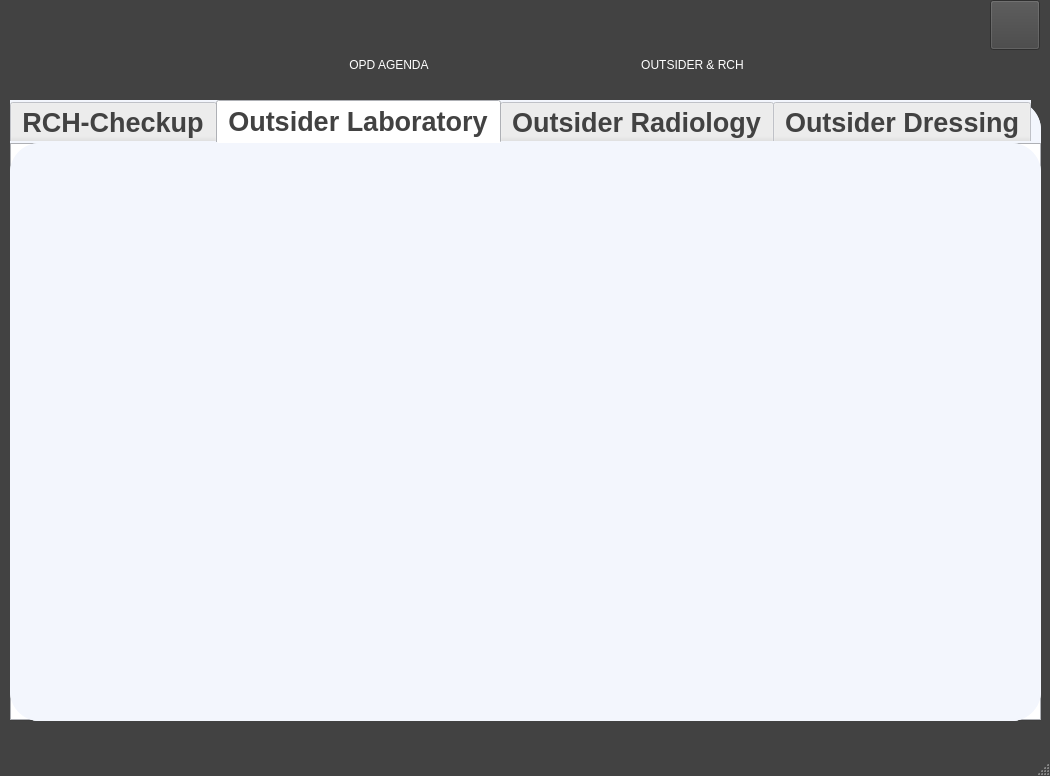
<?xml version="1.0" encoding="UTF-8"?>
<ui version="4.0">
 <class>BillingWindow</class>
 <widget class="QMainWindow" name="BillingWindow">
  <property name="windowModality">
   <enum>Qt::WindowModal</enum>
  </property>
  <property name="geometry">
   <rect>
    <x>0</x>
    <y>0</y>
    <width>1050</width>
    <height>776</height>
   </rect>
  </property>
  <property name="palette">
   <palette>
    <active>
     <colorrole role="WindowText">
      <brush brushstyle="SolidPattern">
       <color alpha="255">
        <red>255</red>
        <green>255</green>
        <blue>255</blue>
       </color>
      </brush>
     </colorrole>
     <colorrole role="Button">
      <brush brushstyle="SolidPattern">
       <color alpha="255">
        <red>66</red>
        <green>66</green>
        <blue>66</blue>
       </color>
      </brush>
     </colorrole>
     <colorrole role="Light">
      <brush brushstyle="SolidPattern">
       <color alpha="255">
        <red>100</red>
        <green>100</green>
        <blue>100</blue>
       </color>
      </brush>
     </colorrole>
     <colorrole role="Midlight">
      <brush brushstyle="SolidPattern">
       <color alpha="255">
        <red>83</red>
        <green>83</green>
        <blue>83</blue>
       </color>
      </brush>
     </colorrole>
     <colorrole role="Dark">
      <brush brushstyle="SolidPattern">
       <color alpha="255">
        <red>33</red>
        <green>33</green>
        <blue>33</blue>
       </color>
      </brush>
     </colorrole>
     <colorrole role="Mid">
      <brush brushstyle="SolidPattern">
       <color alpha="255">
        <red>44</red>
        <green>44</green>
        <blue>44</blue>
       </color>
      </brush>
     </colorrole>
     <colorrole role="Text">
      <brush brushstyle="SolidPattern">
       <color alpha="255">
        <red>255</red>
        <green>255</green>
        <blue>255</blue>
       </color>
      </brush>
     </colorrole>
     <colorrole role="BrightText">
      <brush brushstyle="SolidPattern">
       <color alpha="255">
        <red>255</red>
        <green>255</green>
        <blue>255</blue>
       </color>
      </brush>
     </colorrole>
     <colorrole role="ButtonText">
      <brush brushstyle="SolidPattern">
       <color alpha="255">
        <red>255</red>
        <green>255</green>
        <blue>255</blue>
       </color>
      </brush>
     </colorrole>
     <colorrole role="Base">
      <brush brushstyle="SolidPattern">
       <color alpha="255">
        <red>0</red>
        <green>0</green>
        <blue>0</blue>
       </color>
      </brush>
     </colorrole>
     <colorrole role="Window">
      <brush brushstyle="SolidPattern">
       <color alpha="255">
        <red>66</red>
        <green>66</green>
        <blue>66</blue>
       </color>
      </brush>
     </colorrole>
     <colorrole role="Shadow">
      <brush brushstyle="SolidPattern">
       <color alpha="255">
        <red>0</red>
        <green>0</green>
        <blue>0</blue>
       </color>
      </brush>
     </colorrole>
     <colorrole role="AlternateBase">
      <brush brushstyle="SolidPattern">
       <color alpha="255">
        <red>33</red>
        <green>33</green>
        <blue>33</blue>
       </color>
      </brush>
     </colorrole>
     <colorrole role="ToolTipBase">
      <brush brushstyle="SolidPattern">
       <color alpha="255">
        <red>255</red>
        <green>255</green>
        <blue>220</blue>
       </color>
      </brush>
     </colorrole>
     <colorrole role="ToolTipText">
      <brush brushstyle="SolidPattern">
       <color alpha="255">
        <red>0</red>
        <green>0</green>
        <blue>0</blue>
       </color>
      </brush>
     </colorrole>
     <colorrole role="PlaceholderText">
      <brush brushstyle="SolidPattern">
       <color alpha="128">
        <red>255</red>
        <green>255</green>
        <blue>255</blue>
       </color>
      </brush>
     </colorrole>
    </active>
    <inactive>
     <colorrole role="WindowText">
      <brush brushstyle="SolidPattern">
       <color alpha="255">
        <red>255</red>
        <green>255</green>
        <blue>255</blue>
       </color>
      </brush>
     </colorrole>
     <colorrole role="Button">
      <brush brushstyle="SolidPattern">
       <color alpha="255">
        <red>66</red>
        <green>66</green>
        <blue>66</blue>
       </color>
      </brush>
     </colorrole>
     <colorrole role="Light">
      <brush brushstyle="SolidPattern">
       <color alpha="255">
        <red>100</red>
        <green>100</green>
        <blue>100</blue>
       </color>
      </brush>
     </colorrole>
     <colorrole role="Midlight">
      <brush brushstyle="SolidPattern">
       <color alpha="255">
        <red>83</red>
        <green>83</green>
        <blue>83</blue>
       </color>
      </brush>
     </colorrole>
     <colorrole role="Dark">
      <brush brushstyle="SolidPattern">
       <color alpha="255">
        <red>33</red>
        <green>33</green>
        <blue>33</blue>
       </color>
      </brush>
     </colorrole>
     <colorrole role="Mid">
      <brush brushstyle="SolidPattern">
       <color alpha="255">
        <red>44</red>
        <green>44</green>
        <blue>44</blue>
       </color>
      </brush>
     </colorrole>
     <colorrole role="Text">
      <brush brushstyle="SolidPattern">
       <color alpha="255">
        <red>255</red>
        <green>255</green>
        <blue>255</blue>
       </color>
      </brush>
     </colorrole>
     <colorrole role="BrightText">
      <brush brushstyle="SolidPattern">
       <color alpha="255">
        <red>255</red>
        <green>255</green>
        <blue>255</blue>
       </color>
      </brush>
     </colorrole>
     <colorrole role="ButtonText">
      <brush brushstyle="SolidPattern">
       <color alpha="255">
        <red>255</red>
        <green>255</green>
        <blue>255</blue>
       </color>
      </brush>
     </colorrole>
     <colorrole role="Base">
      <brush brushstyle="SolidPattern">
       <color alpha="255">
        <red>0</red>
        <green>0</green>
        <blue>0</blue>
       </color>
      </brush>
     </colorrole>
     <colorrole role="Window">
      <brush brushstyle="SolidPattern">
       <color alpha="255">
        <red>66</red>
        <green>66</green>
        <blue>66</blue>
       </color>
      </brush>
     </colorrole>
     <colorrole role="Shadow">
      <brush brushstyle="SolidPattern">
       <color alpha="255">
        <red>0</red>
        <green>0</green>
        <blue>0</blue>
       </color>
      </brush>
     </colorrole>
     <colorrole role="AlternateBase">
      <brush brushstyle="SolidPattern">
       <color alpha="255">
        <red>33</red>
        <green>33</green>
        <blue>33</blue>
       </color>
      </brush>
     </colorrole>
     <colorrole role="ToolTipBase">
      <brush brushstyle="SolidPattern">
       <color alpha="255">
        <red>255</red>
        <green>255</green>
        <blue>220</blue>
       </color>
      </brush>
     </colorrole>
     <colorrole role="ToolTipText">
      <brush brushstyle="SolidPattern">
       <color alpha="255">
        <red>0</red>
        <green>0</green>
        <blue>0</blue>
       </color>
      </brush>
     </colorrole>
     <colorrole role="PlaceholderText">
      <brush brushstyle="SolidPattern">
       <color alpha="128">
        <red>255</red>
        <green>255</green>
        <blue>255</blue>
       </color>
      </brush>
     </colorrole>
    </inactive>
    <disabled>
     <colorrole role="WindowText">
      <brush brushstyle="SolidPattern">
       <color alpha="255">
        <red>33</red>
        <green>33</green>
        <blue>33</blue>
       </color>
      </brush>
     </colorrole>
     <colorrole role="Button">
      <brush brushstyle="SolidPattern">
       <color alpha="255">
        <red>66</red>
        <green>66</green>
        <blue>66</blue>
       </color>
      </brush>
     </colorrole>
     <colorrole role="Light">
      <brush brushstyle="SolidPattern">
       <color alpha="255">
        <red>100</red>
        <green>100</green>
        <blue>100</blue>
       </color>
      </brush>
     </colorrole>
     <colorrole role="Midlight">
      <brush brushstyle="SolidPattern">
       <color alpha="255">
        <red>83</red>
        <green>83</green>
        <blue>83</blue>
       </color>
      </brush>
     </colorrole>
     <colorrole role="Dark">
      <brush brushstyle="SolidPattern">
       <color alpha="255">
        <red>33</red>
        <green>33</green>
        <blue>33</blue>
       </color>
      </brush>
     </colorrole>
     <colorrole role="Mid">
      <brush brushstyle="SolidPattern">
       <color alpha="255">
        <red>44</red>
        <green>44</green>
        <blue>44</blue>
       </color>
      </brush>
     </colorrole>
     <colorrole role="Text">
      <brush brushstyle="SolidPattern">
       <color alpha="255">
        <red>33</red>
        <green>33</green>
        <blue>33</blue>
       </color>
      </brush>
     </colorrole>
     <colorrole role="BrightText">
      <brush brushstyle="SolidPattern">
       <color alpha="255">
        <red>255</red>
        <green>255</green>
        <blue>255</blue>
       </color>
      </brush>
     </colorrole>
     <colorrole role="ButtonText">
      <brush brushstyle="SolidPattern">
       <color alpha="255">
        <red>33</red>
        <green>33</green>
        <blue>33</blue>
       </color>
      </brush>
     </colorrole>
     <colorrole role="Base">
      <brush brushstyle="SolidPattern">
       <color alpha="255">
        <red>66</red>
        <green>66</green>
        <blue>66</blue>
       </color>
      </brush>
     </colorrole>
     <colorrole role="Window">
      <brush brushstyle="SolidPattern">
       <color alpha="255">
        <red>66</red>
        <green>66</green>
        <blue>66</blue>
       </color>
      </brush>
     </colorrole>
     <colorrole role="Shadow">
      <brush brushstyle="SolidPattern">
       <color alpha="255">
        <red>0</red>
        <green>0</green>
        <blue>0</blue>
       </color>
      </brush>
     </colorrole>
     <colorrole role="AlternateBase">
      <brush brushstyle="SolidPattern">
       <color alpha="255">
        <red>66</red>
        <green>66</green>
        <blue>66</blue>
       </color>
      </brush>
     </colorrole>
     <colorrole role="ToolTipBase">
      <brush brushstyle="SolidPattern">
       <color alpha="255">
        <red>255</red>
        <green>255</green>
        <blue>220</blue>
       </color>
      </brush>
     </colorrole>
     <colorrole role="ToolTipText">
      <brush brushstyle="SolidPattern">
       <color alpha="255">
        <red>0</red>
        <green>0</green>
        <blue>0</blue>
       </color>
      </brush>
     </colorrole>
     <colorrole role="PlaceholderText">
      <brush brushstyle="SolidPattern">
       <color alpha="128">
        <red>255</red>
        <green>255</green>
        <blue>255</blue>
       </color>
      </brush>
     </colorrole>
    </disabled>
   </palette>
  </property>
  <property name="windowTitle">
   <string>MainWindow</string>
  </property>
  <widget class="QWidget" name="centralwidget">
   <widget class="QStackedWidget" name="stackedWidget">
    <property name="geometry">
     <rect>
      <x>10</x>
      <y>100</y>
      <width>1031</width>
      <height>621</height>
     </rect>
    </property>
    <property name="styleSheet">
     <string notr="true">background-color: rgb(243, 246, 253);
border-radius: 30px;</string>
    </property>
    <property name="currentIndex">
     <number>1</number>
    </property>
    <widget class="QWidget" name="page">
     <widget class="QTabWidget" name="tabWidget">
      <property name="geometry">
       <rect>
        <x>0</x>
        <y>0</y>
        <width>1011</width>
        <height>591</height>
       </rect>
      </property>
      <property name="font">
       <font>
        <pointsize>19</pointsize>
        <weight>75</weight>
        <bold>true</bold>
        <kerning>true</kerning>
       </font>
      </property>
      <property name="focusPolicy">
       <enum>Qt::TabFocus</enum>
      </property>
      <property name="contextMenuPolicy">
       <enum>Qt::ActionsContextMenu</enum>
      </property>
      <property name="styleSheet">
       <string notr="true">color: rgb(66, 66, 66);</string>
      </property>
      <property name="tabPosition">
       <enum>QTabWidget::North</enum>
      </property>
      <property name="tabShape">
       <enum>QTabWidget::Rounded</enum>
      </property>
      <property name="currentIndex">
       <number>6</number>
      </property>
      <property name="iconSize">
       <size>
        <width>30</width>
        <height>30</height>
       </size>
      </property>
      <property name="elideMode">
       <enum>Qt::ElideNone</enum>
      </property>
      <widget class="QWidget" name="tab">
       <attribute name="title">
        <string>Consultation</string>
       </attribute>
       <widget class="QFrame" name="frame_5">
        <property name="geometry">
         <rect>
          <x>10</x>
          <y>10</y>
          <width>411</width>
          <height>481</height>
         </rect>
        </property>
        <property name="styleSheet">
         <string notr="true">border-radius: 30px;
background-color: rgb(214, 214, 214);</string>
        </property>
        <widget class="QLineEdit" name="searchconsuOPD">
         <property name="geometry">
          <rect>
           <x>10</x>
           <y>20</y>
           <width>321</width>
           <height>41</height>
          </rect>
         </property>
         <property name="font">
          <font>
           <family>Piximisa</family>
           <pointsize>20</pointsize>
          </font>
         </property>
         <property name="styleSheet">
          <string notr="true">border-radius: 10px;
border : 1px solid rgb(14, 188, 157);
color: rgb(145, 145, 145);</string>
         </property>
         <property name="alignment">
          <set>Qt::AlignCenter</set>
         </property>
         <property name="placeholderText">
          <string>Search Patient</string>
         </property>
         <property name="clearButtonEnabled">
          <bool>true</bool>
         </property>
        </widget>
        <widget class="QPushButton" name="btnSearchconsuOPD">
         <property name="geometry">
          <rect>
           <x>330</x>
           <y>20</y>
           <width>61</width>
           <height>41</height>
          </rect>
         </property>
         <property name="cursor">
          <cursorShape>PointingHandCursor</cursorShape>
         </property>
         <property name="text">
          <string/>
         </property>
         <property name="icon">
          <iconset resource="img.qrc">
           <normaloff>:/img/paper-plane.svg</normaloff>:/img/paper-plane.svg</iconset>
         </property>
         <property name="iconSize">
          <size>
           <width>42</width>
           <height>42</height>
          </size>
         </property>
         <property name="flat">
          <bool>true</bool>
         </property>
        </widget>
        <widget class="QListView" name="listViewConsuOPD">
         <property name="geometry">
          <rect>
           <x>10</x>
           <y>70</y>
           <width>391</width>
           <height>401</height>
          </rect>
         </property>
         <property name="styleSheet">
          <string notr="true">background-color: rgb(169, 169, 169);</string>
         </property>
        </widget>
        <zorder>btnSearchconsuOPD</zorder>
        <zorder>listViewConsuOPD</zorder>
        <zorder>searchconsuOPD</zorder>
       </widget>
      </widget>
      <widget class="QWidget" name="tab_2">
       <attribute name="title">
        <string>Laboratory</string>
       </attribute>
       <widget class="QFrame" name="frame_6">
        <property name="geometry">
         <rect>
          <x>10</x>
          <y>10</y>
          <width>411</width>
          <height>481</height>
         </rect>
        </property>
        <property name="styleSheet">
         <string notr="true">border-radius: 30px;
background-color: rgb(214, 214, 214);</string>
        </property>
        <widget class="QLineEdit" name="searchLabOPD">
         <property name="geometry">
          <rect>
           <x>10</x>
           <y>20</y>
           <width>321</width>
           <height>41</height>
          </rect>
         </property>
         <property name="font">
          <font>
           <family>Piximisa</family>
           <pointsize>20</pointsize>
          </font>
         </property>
         <property name="styleSheet">
          <string notr="true">border-radius: 10px;
border : 1px solid rgb(14, 188, 157);
color: rgb(145, 145, 145);</string>
         </property>
         <property name="alignment">
          <set>Qt::AlignCenter</set>
         </property>
         <property name="placeholderText">
          <string>Search Patient</string>
         </property>
         <property name="clearButtonEnabled">
          <bool>true</bool>
         </property>
        </widget>
        <widget class="QPushButton" name="btnSearchLabOPD">
         <property name="geometry">
          <rect>
           <x>330</x>
           <y>20</y>
           <width>61</width>
           <height>41</height>
          </rect>
         </property>
         <property name="cursor">
          <cursorShape>PointingHandCursor</cursorShape>
         </property>
         <property name="text">
          <string/>
         </property>
         <property name="icon">
          <iconset resource="img.qrc">
           <normaloff>:/img/paper-plane.svg</normaloff>:/img/paper-plane.svg</iconset>
         </property>
         <property name="iconSize">
          <size>
           <width>42</width>
           <height>42</height>
          </size>
         </property>
         <property name="flat">
          <bool>true</bool>
         </property>
        </widget>
        <widget class="QListView" name="listViewLabOPD">
         <property name="geometry">
          <rect>
           <x>10</x>
           <y>70</y>
           <width>391</width>
           <height>401</height>
          </rect>
         </property>
         <property name="styleSheet">
          <string notr="true">background-color: rgb(169, 169, 169);</string>
         </property>
        </widget>
       </widget>
      </widget>
      <widget class="QWidget" name="tab_5">
       <attribute name="title">
        <string>Pharmacy</string>
       </attribute>
       <widget class="QFrame" name="frame_7">
        <property name="geometry">
         <rect>
          <x>10</x>
          <y>10</y>
          <width>411</width>
          <height>481</height>
         </rect>
        </property>
        <property name="styleSheet">
         <string notr="true">border-radius: 30px;
background-color: rgb(214, 214, 214);</string>
        </property>
        <widget class="QLineEdit" name="searchPharOPD">
         <property name="geometry">
          <rect>
           <x>10</x>
           <y>20</y>
           <width>321</width>
           <height>41</height>
          </rect>
         </property>
         <property name="font">
          <font>
           <family>Piximisa</family>
           <pointsize>20</pointsize>
          </font>
         </property>
         <property name="styleSheet">
          <string notr="true">border-radius: 10px;
border : 1px solid rgb(14, 188, 157);
color: rgb(145, 145, 145);</string>
         </property>
         <property name="alignment">
          <set>Qt::AlignCenter</set>
         </property>
         <property name="placeholderText">
          <string>Search Patient</string>
         </property>
         <property name="clearButtonEnabled">
          <bool>true</bool>
         </property>
        </widget>
        <widget class="QPushButton" name="btnSearchPharOPD">
         <property name="geometry">
          <rect>
           <x>330</x>
           <y>20</y>
           <width>61</width>
           <height>41</height>
          </rect>
         </property>
         <property name="cursor">
          <cursorShape>PointingHandCursor</cursorShape>
         </property>
         <property name="text">
          <string/>
         </property>
         <property name="icon">
          <iconset resource="img.qrc">
           <normaloff>:/img/paper-plane.svg</normaloff>:/img/paper-plane.svg</iconset>
         </property>
         <property name="iconSize">
          <size>
           <width>42</width>
           <height>42</height>
          </size>
         </property>
         <property name="flat">
          <bool>true</bool>
         </property>
        </widget>
        <widget class="QListView" name="listViewPharOPD">
         <property name="geometry">
          <rect>
           <x>10</x>
           <y>70</y>
           <width>391</width>
           <height>401</height>
          </rect>
         </property>
         <property name="styleSheet">
          <string notr="true">background-color: rgb(169, 169, 169);</string>
         </property>
        </widget>
       </widget>
      </widget>
      <widget class="QWidget" name="tab_6">
       <attribute name="title">
        <string>Injection</string>
       </attribute>
       <widget class="QFrame" name="frame_8">
        <property name="geometry">
         <rect>
          <x>10</x>
          <y>10</y>
          <width>411</width>
          <height>481</height>
         </rect>
        </property>
        <property name="styleSheet">
         <string notr="true">border-radius: 30px;
background-color: rgb(214, 214, 214);</string>
        </property>
        <widget class="QLineEdit" name="searchInjeOPD">
         <property name="geometry">
          <rect>
           <x>10</x>
           <y>20</y>
           <width>321</width>
           <height>41</height>
          </rect>
         </property>
         <property name="font">
          <font>
           <family>Piximisa</family>
           <pointsize>20</pointsize>
          </font>
         </property>
         <property name="styleSheet">
          <string notr="true">border-radius: 10px;
border : 1px solid rgb(14, 188, 157);
color: rgb(145, 145, 145);</string>
         </property>
         <property name="alignment">
          <set>Qt::AlignCenter</set>
         </property>
         <property name="placeholderText">
          <string>Search Patient</string>
         </property>
         <property name="clearButtonEnabled">
          <bool>true</bool>
         </property>
        </widget>
        <widget class="QPushButton" name="btnSearchInjeOPD">
         <property name="geometry">
          <rect>
           <x>330</x>
           <y>20</y>
           <width>61</width>
           <height>41</height>
          </rect>
         </property>
         <property name="cursor">
          <cursorShape>PointingHandCursor</cursorShape>
         </property>
         <property name="text">
          <string/>
         </property>
         <property name="icon">
          <iconset resource="img.qrc">
           <normaloff>:/img/paper-plane.svg</normaloff>:/img/paper-plane.svg</iconset>
         </property>
         <property name="iconSize">
          <size>
           <width>42</width>
           <height>42</height>
          </size>
         </property>
         <property name="flat">
          <bool>true</bool>
         </property>
        </widget>
        <widget class="QListView" name="listViewInjeOPD">
         <property name="geometry">
          <rect>
           <x>10</x>
           <y>70</y>
           <width>391</width>
           <height>401</height>
          </rect>
         </property>
         <property name="styleSheet">
          <string notr="true">background-color: rgb(169, 169, 169);</string>
         </property>
        </widget>
       </widget>
      </widget>
      <widget class="QWidget" name="tab_7">
       <attribute name="title">
        <string>Dental Procedure</string>
       </attribute>
       <widget class="QFrame" name="frame_9">
        <property name="geometry">
         <rect>
          <x>10</x>
          <y>10</y>
          <width>411</width>
          <height>481</height>
         </rect>
        </property>
        <property name="styleSheet">
         <string notr="true">border-radius: 30px;
background-color: rgb(214, 214, 214);</string>
        </property>
        <widget class="QLineEdit" name="searchDentalOPD">
         <property name="geometry">
          <rect>
           <x>10</x>
           <y>20</y>
           <width>321</width>
           <height>41</height>
          </rect>
         </property>
         <property name="font">
          <font>
           <family>Piximisa</family>
           <pointsize>20</pointsize>
          </font>
         </property>
         <property name="styleSheet">
          <string notr="true">border-radius: 10px;
border : 1px solid rgb(14, 188, 157);
color: rgb(145, 145, 145);</string>
         </property>
         <property name="alignment">
          <set>Qt::AlignCenter</set>
         </property>
         <property name="placeholderText">
          <string>Search Patient</string>
         </property>
         <property name="clearButtonEnabled">
          <bool>true</bool>
         </property>
        </widget>
        <widget class="QPushButton" name="btnSearchDentalOPD">
         <property name="geometry">
          <rect>
           <x>330</x>
           <y>20</y>
           <width>61</width>
           <height>41</height>
          </rect>
         </property>
         <property name="cursor">
          <cursorShape>PointingHandCursor</cursorShape>
         </property>
         <property name="text">
          <string/>
         </property>
         <property name="icon">
          <iconset resource="img.qrc">
           <normaloff>:/img/paper-plane.svg</normaloff>:/img/paper-plane.svg</iconset>
         </property>
         <property name="iconSize">
          <size>
           <width>42</width>
           <height>42</height>
          </size>
         </property>
         <property name="flat">
          <bool>true</bool>
         </property>
        </widget>
        <widget class="QListView" name="listViewDentalOPD">
         <property name="geometry">
          <rect>
           <x>10</x>
           <y>70</y>
           <width>391</width>
           <height>401</height>
          </rect>
         </property>
         <property name="styleSheet">
          <string notr="true">background-color: rgb(169, 169, 169);</string>
         </property>
        </widget>
       </widget>
      </widget>
      <widget class="QWidget" name="tab_8">
       <attribute name="title">
        <string>Other Procedure</string>
       </attribute>
       <widget class="QFrame" name="frame_10">
        <property name="geometry">
         <rect>
          <x>10</x>
          <y>10</y>
          <width>411</width>
          <height>481</height>
         </rect>
        </property>
        <property name="styleSheet">
         <string notr="true">border-radius: 30px;
background-color: rgb(214, 214, 214);</string>
        </property>
        <widget class="QLineEdit" name="searchOtherprocOPD">
         <property name="geometry">
          <rect>
           <x>10</x>
           <y>20</y>
           <width>321</width>
           <height>41</height>
          </rect>
         </property>
         <property name="font">
          <font>
           <family>Piximisa</family>
           <pointsize>20</pointsize>
          </font>
         </property>
         <property name="styleSheet">
          <string notr="true">border-radius: 10px;
border : 1px solid rgb(14, 188, 157);
color: rgb(145, 145, 145);</string>
         </property>
         <property name="alignment">
          <set>Qt::AlignCenter</set>
         </property>
         <property name="placeholderText">
          <string>Search Patient</string>
         </property>
         <property name="clearButtonEnabled">
          <bool>true</bool>
         </property>
        </widget>
        <widget class="QPushButton" name="btnSearchOtherprocOPD">
         <property name="geometry">
          <rect>
           <x>330</x>
           <y>20</y>
           <width>61</width>
           <height>41</height>
          </rect>
         </property>
         <property name="cursor">
          <cursorShape>PointingHandCursor</cursorShape>
         </property>
         <property name="text">
          <string/>
         </property>
         <property name="icon">
          <iconset resource="img.qrc">
           <normaloff>:/img/paper-plane.svg</normaloff>:/img/paper-plane.svg</iconset>
         </property>
         <property name="iconSize">
          <size>
           <width>42</width>
           <height>42</height>
          </size>
         </property>
         <property name="flat">
          <bool>true</bool>
         </property>
        </widget>
        <widget class="QListView" name="listViewOtherprocOPD">
         <property name="geometry">
          <rect>
           <x>10</x>
           <y>70</y>
           <width>391</width>
           <height>401</height>
          </rect>
         </property>
         <property name="styleSheet">
          <string notr="true">background-color: rgb(169, 169, 169);</string>
         </property>
        </widget>
       </widget>
      </widget>
      <widget class="QWidget" name="tab_9">
       <attribute name="title">
        <string>Observation</string>
       </attribute>
       <widget class="QFrame" name="frame_11">
        <property name="geometry">
         <rect>
          <x>10</x>
          <y>10</y>
          <width>411</width>
          <height>481</height>
         </rect>
        </property>
        <property name="styleSheet">
         <string notr="true">border-radius: 30px;
background-color: rgb(214, 214, 214);</string>
        </property>
        <widget class="QLineEdit" name="searchObOPD">
         <property name="geometry">
          <rect>
           <x>10</x>
           <y>20</y>
           <width>321</width>
           <height>41</height>
          </rect>
         </property>
         <property name="font">
          <font>
           <family>Piximisa</family>
           <pointsize>20</pointsize>
          </font>
         </property>
         <property name="styleSheet">
          <string notr="true">border-radius: 10px;
border : 1px solid rgb(14, 188, 157);
color: rgb(145, 145, 145);</string>
         </property>
         <property name="alignment">
          <set>Qt::AlignCenter</set>
         </property>
         <property name="placeholderText">
          <string>Search Patient</string>
         </property>
         <property name="clearButtonEnabled">
          <bool>true</bool>
         </property>
        </widget>
        <widget class="QPushButton" name="btnSearchObOPD">
         <property name="geometry">
          <rect>
           <x>330</x>
           <y>20</y>
           <width>61</width>
           <height>41</height>
          </rect>
         </property>
         <property name="cursor">
          <cursorShape>PointingHandCursor</cursorShape>
         </property>
         <property name="text">
          <string/>
         </property>
         <property name="icon">
          <iconset resource="img.qrc">
           <normaloff>:/img/paper-plane.svg</normaloff>:/img/paper-plane.svg</iconset>
         </property>
         <property name="iconSize">
          <size>
           <width>42</width>
           <height>42</height>
          </size>
         </property>
         <property name="flat">
          <bool>true</bool>
         </property>
        </widget>
        <widget class="QListView" name="listViewObOPD">
         <property name="geometry">
          <rect>
           <x>10</x>
           <y>70</y>
           <width>391</width>
           <height>401</height>
          </rect>
         </property>
         <property name="styleSheet">
          <string notr="true">background-color: rgb(169, 169, 169);</string>
         </property>
        </widget>
       </widget>
      </widget>
     </widget>
    </widget>
    <widget class="QWidget" name="page_2">
     <widget class="QTabWidget" name="tabWidget_2">
      <property name="geometry">
       <rect>
        <x>0</x>
        <y>0</y>
        <width>1031</width>
        <height>621</height>
       </rect>
      </property>
      <property name="font">
       <font>
        <pointsize>20</pointsize>
        <weight>75</weight>
        <bold>true</bold>
        <kerning>true</kerning>
       </font>
      </property>
      <property name="focusPolicy">
       <enum>Qt::TabFocus</enum>
      </property>
      <property name="contextMenuPolicy">
       <enum>Qt::ActionsContextMenu</enum>
      </property>
      <property name="styleSheet">
       <string notr="true">color: rgb(66, 66, 66);</string>
      </property>
      <property name="tabPosition">
       <enum>QTabWidget::North</enum>
      </property>
      <property name="tabShape">
       <enum>QTabWidget::Rounded</enum>
      </property>
      <property name="currentIndex">
       <number>1</number>
      </property>
      <property name="iconSize">
       <size>
        <width>30</width>
        <height>30</height>
       </size>
      </property>
      <property name="elideMode">
       <enum>Qt::ElideNone</enum>
      </property>
      <widget class="QWidget" name="tab_3">
       <attribute name="title">
        <string>RCH-Checkup</string>
       </attribute>
      </widget>
      <widget class="QWidget" name="tab_4">
       <attribute name="title">
        <string>Outsider Laboratory</string>
       </attribute>
      </widget>
      <widget class="QWidget" name="tab_10">
       <attribute name="title">
        <string>Outsider Radiology</string>
       </attribute>
      </widget>
      <widget class="QWidget" name="tab_11">
       <attribute name="title">
        <string>Outsider Dressing</string>
       </attribute>
      </widget>
     </widget>
    </widget>
   </widget>
   <widget class="QWidget" name="layoutWidget">
    <property name="geometry">
     <rect>
      <x>240</x>
      <y>10</y>
      <width>601</width>
      <height>81</height>
     </rect>
    </property>
    <layout class="QGridLayout" name="gridLayout">
     <item row="1" column="0">
      <widget class="QLabel" name="label">
       <property name="text">
        <string>OPD AGENDA</string>
       </property>
       <property name="alignment">
        <set>Qt::AlignCenter</set>
       </property>
      </widget>
     </item>
     <item row="0" column="0">
      <widget class="QPushButton" name="btnOPD">
       <property name="cursor">
        <cursorShape>PointingHandCursor</cursorShape>
       </property>
       <property name="toolTip">
        <string>Quản lý các dự án</string>
       </property>
       <property name="styleSheet">
        <string notr="true">QPushButton#btnOPD:hover {
background-color: rgb(255, 255, 255);
border-radius: 35px;
}</string>
       </property>
       <property name="text">
        <string/>
       </property>
       <property name="icon">
        <iconset resource="img.qrc">
         <normaloff>:/img/home.svg</normaloff>:/img/home.svg</iconset>
       </property>
       <property name="iconSize">
        <size>
         <width>40</width>
         <height>40</height>
        </size>
       </property>
       <property name="flat">
        <bool>true</bool>
       </property>
      </widget>
     </item>
     <item row="1" column="1">
      <widget class="QLabel" name="label_3">
       <property name="text">
        <string>OUTSIDER &amp; RCH</string>
       </property>
       <property name="alignment">
        <set>Qt::AlignCenter</set>
       </property>
      </widget>
     </item>
     <item row="0" column="1">
      <widget class="QPushButton" name="btnOutsider">
       <property name="cursor">
        <cursorShape>PointingHandCursor</cursorShape>
       </property>
       <property name="toolTip">
        <string>Quản lý thời gian biểu</string>
       </property>
       <property name="styleSheet">
        <string notr="true">QPushButton#btnOutsider:hover {
background-color: rgb(255, 255, 255);
border-radius: 35px;
}</string>
       </property>
       <property name="text">
        <string/>
       </property>
       <property name="icon">
        <iconset resource="img.qrc">
         <normaloff>:/img/calendar.svg</normaloff>:/img/calendar.svg</iconset>
       </property>
       <property name="iconSize">
        <size>
         <width>33</width>
         <height>33</height>
        </size>
       </property>
       <property name="flat">
        <bool>true</bool>
       </property>
      </widget>
     </item>
    </layout>
   </widget>
   <widget class="QPushButton" name="closeButton">
    <property name="geometry">
     <rect>
      <x>990</x>
      <y>0</y>
      <width>50</width>
      <height>50</height>
     </rect>
    </property>
    <property name="font">
     <font>
      <family>Poppins Black</family>
      <weight>75</weight>
      <bold>true</bold>
     </font>
    </property>
    <property name="cursor">
     <cursorShape>PointingHandCursor</cursorShape>
    </property>
    <property name="toolTip">
     <string/>
    </property>
    <property name="styleSheet">
     <string notr="true"/>
    </property>
    <property name="text">
     <string/>
    </property>
    <property name="icon">
     <iconset resource="img.qrc">
      <normaloff>:/img/close.svg</normaloff>:/img/close.svg</iconset>
    </property>
   </widget>
  </widget>
  <widget class="QMenuBar" name="menubar">
   <property name="geometry">
    <rect>
     <x>0</x>
     <y>0</y>
     <width>1050</width>
     <height>22</height>
    </rect>
   </property>
  </widget>
  <widget class="QStatusBar" name="statusbar"/>
 </widget>
 <resources>
  <include location="img.qrc"/>
 </resources>
 <connections/>
</ui>
